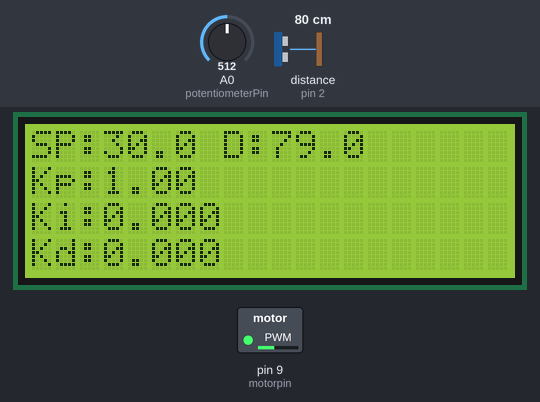
Bench run of a sketch on a simulated Arduino Uno, built with avr-gcc and run on an emulated ATmega328P. Shown: 20×4 character LCD, switched loads named in the sketch (green lamp = pin HIGH). Wiring (inferred from the names in the program): ultrasonic range finder: trigger pin 3; echo pin 2. The inputs (shaded band) are chosen by the test bench; at power-on: distance to the obstacle (sensor on pin 2) 80 cm, A0 (potentiometerPin) = 512. The echo pulse lasts 58.3 µs per cm; pins used as bus, display or sensor lines are not drawn; what the sketch prints to the serial monitor is not drawn.

Above: at 3.2 s.
3.3 s: distance to the obstacle (sensor on pin 2) set to 2 cm
At 4.6 s:
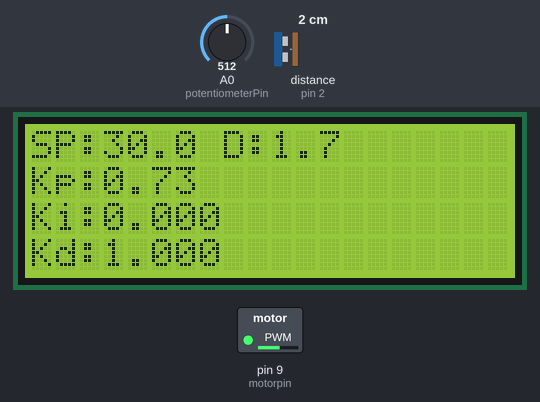
6.3 s: distance to the obstacle (sensor on pin 2) set to 60 cm
At 7.0 s:
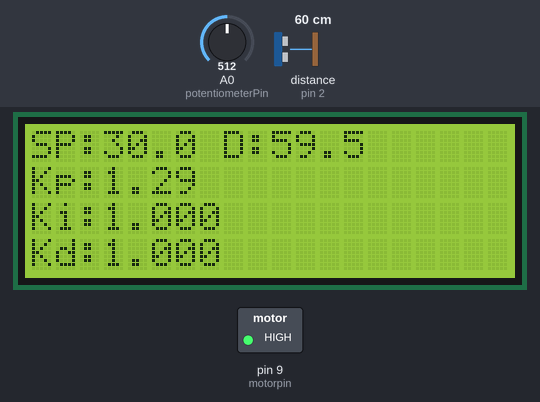
9.3 s: A0 (potentiometerPin) set to 716
At 11.7 s:
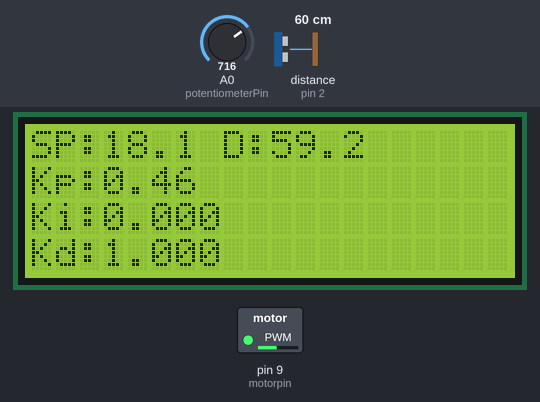
12.0 s: A0 (potentiometerPin) set to 0
At 12.8 s:
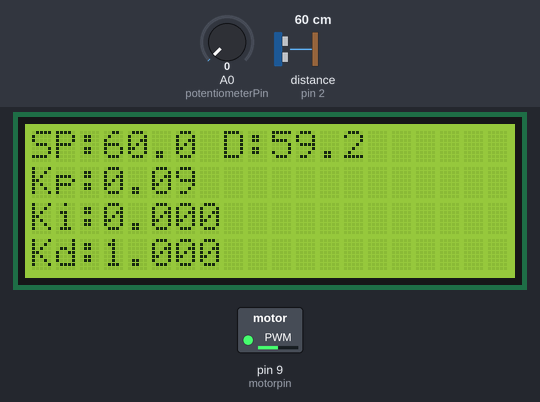
15.0 s: distance to the obstacle (sensor on pin 2) set to 4 cm
At 15.6 s:
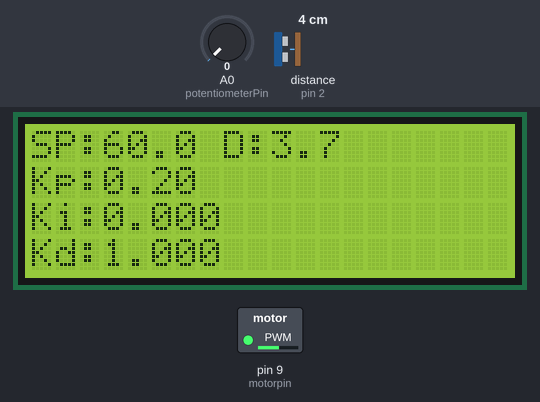
16.7 s: A0 (potentiometerPin) set to 122
At 18.3 s:
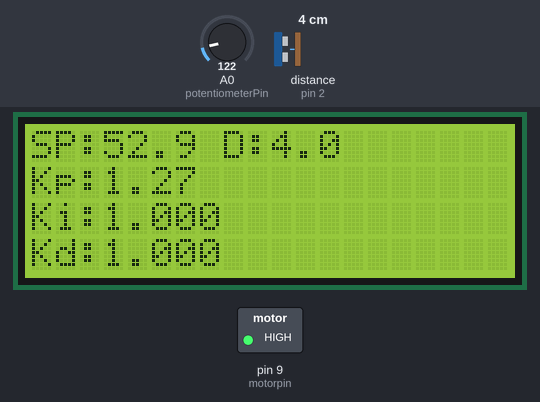
Timing chart, 0 to 19.8 s (numbered marks = the images above; inputs shaded):
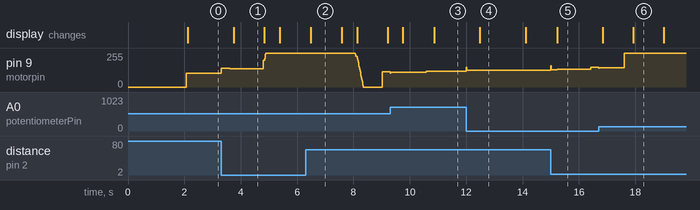

Measured:
- after the input at 9.3 s, pin 9 (motorpin): 115/255 → 110/255 at once, → 118/255 1.3 s later; the display: first changes after 0.46 s (image 3 shows a later state)
- after the input at 15.0 s, pin 9 (motorpin): 127/255 → 130/255 at once, → 133/255 0.22 s later, → 148/255 1.2 s later; the display: changes after 0.23 s (image 5)
- what the display in image 1 shows lasts 1.0 s, from 3.8 s to 4.8 s
- what the display in image 4 shows lasts 1.6 s, from 12.5 s to 14.1 s

The sketch:

continuous_self-tuning.ino
```cpp
#include <Wire.h>
#include <LiquidCrystal_I2C.h>

const int trigPin = 3;
const int echoPin = 2;
const int potentiometerPin = A0;
const int motorpin = 9;

float Kp = 1.0;
float Ki = 0.0;
float Kd = 0.0;

float setpoint = 0.0;
float error = 0.0;
float lastError = 0.0;
float integral = 0.0;

const int windowSize = 100;
float errorSum = 0.0;
float errorSquaredSum = 0.0;
int sampleCount = 0;

unsigned long lastTuneTime = 0;
const unsigned long tuneInterval = 10000; // Tune every 10 seconds

const float learningRate = 0.01;

LiquidCrystal_I2C lcd(0x27, 20, 4);  // Change 0x27 to your LCD I2C address

void setup() {
    Serial.begin(9600);
    lcd.begin();
    pinMode(trigPin, OUTPUT);
    pinMode(echoPin, INPUT);
    analogWrite(motorpin, 0);
    delay(2000);
}

float getDistance() {
    digitalWrite(trigPin, LOW);
    delayMicroseconds(2);
    digitalWrite(trigPin, HIGH);
    delayMicroseconds(10);
    digitalWrite(trigPin, LOW);
    long duration = pulseIn(echoPin, HIGH);
    return duration * 0.034 / 2;
}

void updatePerformanceMetrics(float error) {
    errorSum += error;
    errorSquaredSum += error * error;
    sampleCount++;

    if (sampleCount >= windowSize) {
        float avgError = errorSum / windowSize;
        float errorVariance = (errorSquaredSum / windowSize) - (avgError * avgError);

        // Adjust PID parameters based on performance metrics
        Kp += learningRate * avgError;
        Ki += learningRate * integral;
        Kd += learningRate * errorVariance;

        // Ensure PID parameters stay within reasonable bounds
        Kp = constrain(Kp, 0.0, 10.0);
        Ki = constrain(Ki, 0.0, 1.0);
        Kd = constrain(Kd, 0.0, 1.0);

        // Reset metrics for next window
        errorSum = 0.0;
        errorSquaredSum = 0.0;
        sampleCount = 0;
    }
}

float controlMotor() {
    float distance = getDistance();
    error = setpoint - distance;
    integral += error;
    float derivative = error - lastError;

    float output = Kp * error + Ki * integral + Kd * derivative;

    int pwmValue = map(constrain(output, -255, 255), -255, 255, 0, 255);
    analogWrite(motorpin, pwmValue);

    lastError = error;

    updatePerformanceMetrics(error);

    return distance;
}

void updateLCD(float distance) {
    static unsigned long lastUpdateTime = 0;
    const unsigned long lcdRefreshInterval = 500;

    if (millis() - lastUpdateTime >= lcdRefreshInterval) {
        lcd.clear();
        lcd.setCursor(0, 0);
        lcd.print("SP:" + String(setpoint, 1) + " D:" + String(distance, 1));
        lcd.setCursor(0, 1);
        lcd.print("Kp:" + String(Kp, 2));
        lcd.setCursor(0, 2);
        lcd.print("Ki:" + String(Ki, 3));
        lcd.setCursor(0, 3);
        lcd.print("Kd:" + String(Kd, 3));

        lastUpdateTime = millis();
    }
}

void loop() {
    int sensorValue = analogRead(potentiometerPin);
    setpoint = map(sensorValue, 0, 1023, 600, 0) / 10.0;

    float distance = controlMotor();
    updateLCD(distance);

    // Print debug info to Serial every second
    static unsigned long lastPrintTime = 0;
    if (millis() - lastPrintTime >= 1000) {
        Serial.println("Setpoint: " + String(setpoint) + ", Distance: " + String(distance) + ", Kp: " + String(Kp) + ", Ki: " + String(Ki) + ", Kd: " + String(Kd));
        lastPrintTime = millis();
    }

    delay(10);
}
```
